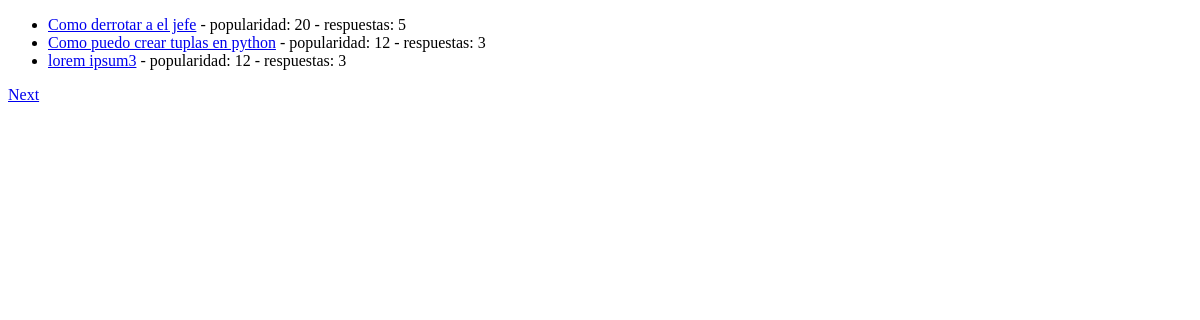
/preguntas/, run on an earlier commit of the app's database.
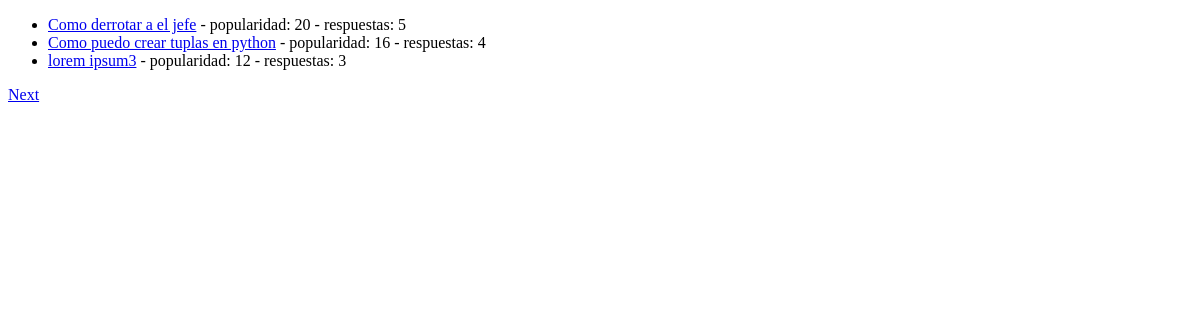
And on a later commit of the database.
### askme/models.py (models this page shows, shortened)
class Pregunta(models.Model):
	asunto = models.CharField(max_length=150)
	descripcion = models.TextField()
	fecha_pub = models.DateTimeField(auto_now_add=True)
	popularidad = models.IntegerField(default=0)
	respuestas = models.IntegerField(default=0)
	categoria = models.ForeignKey(Categoria)
	usuario = models.ForeignKey(User)

### askme/views.py (the view)
class PreguntaListView(ListView):
	context_object_name = 'lista_de_preguntas'
	template_name = 'lista_preguntas.html'
	paginate_by = 3
	def get_queryset(self):
		return Pregunta.objects.order_by('-popularidad')

### askme/templates/lista_preguntas.html (shortened to what this page needs)
<!DOCTYPE html>
<html lang="en">
<head>
</head>
<body>
	{% if lista_de_preguntas %}
		<ul>
			{% for pregunta in lista_de_preguntas %}
				<li><a href="{% url 'preguntas:detalle' pregunta.id %}"> {{ pregunta.asunto }}</a> - popularidad: {{ pregunta.popularidad }} - respuestas: {{ pregunta.respuestas }}</li>
			{% endfor %}
		</ul>
		{% if is_paginated %}
			<p>
				{% if page_obj.has_next %}
					<a href="?page={{ page_obj.next_page_number }}">Next</a>
				{% endif %}
			</p>
		{% endif %}
	{% else %}
		<p>No hay preguntas disponibles.</p>
	{% endif %}
</body>
</html>

What changed in the data, as far as the page shows it:
changed Pregunta "Como puedo crear tuplas en python": popularidad "12" → "16"; respuestas "3" → "4"
